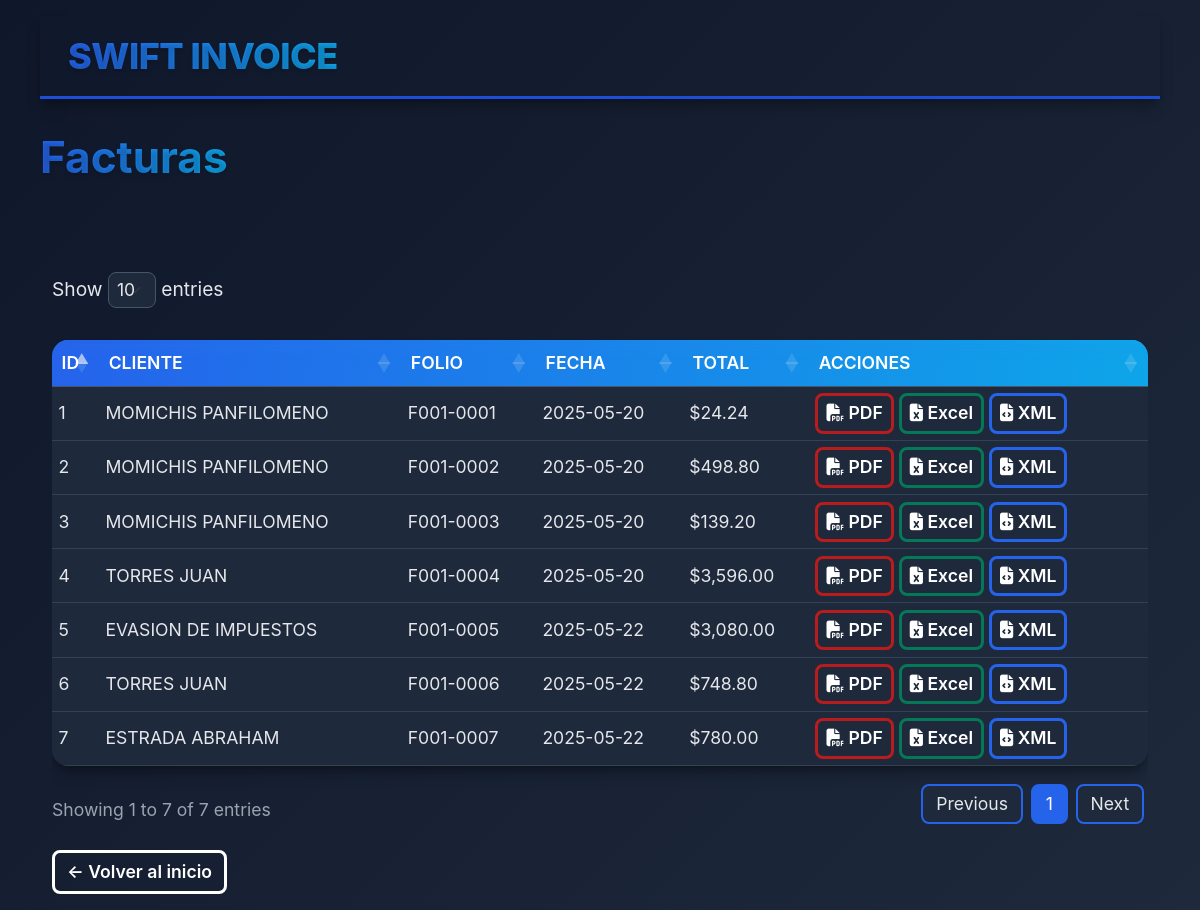
Page /modules/invoices/index.php (signed in) on the committed database.
### tables this page shows
CREATE TABLE `invoices` (
  `id` int(11) NOT NULL,
  `sale_id` int(11) NOT NULL,
  `invoice_number` varchar(20) NOT NULL,
  `invoice_date` date NOT NULL,
  `pdf_path` varchar(255) DEFAULT NULL,
  `created_at` timestamp NOT NULL DEFAULT current_timestamp()
);

CREATE TABLE `sales` (
  `id` int(11) NOT NULL,
  `client_id` int(11) NOT NULL,
  `sale_date` date NOT NULL,
  `subtotal` decimal(10,2) NOT NULL,
  `tax_percentage` decimal(5,2) NOT NULL,
  `tax_amount` decimal(10,2) NOT NULL,
  `total` decimal(10,2) NOT NULL,
  `created_at` timestamp NOT NULL DEFAULT current_timestamp(),
  `client_type` enum('person','company') NOT NULL DEFAULT 'person'
);

### modules/invoices/index.php (the view, shortened to what this page needs)
<?php
require_once '../../includes/header.php';
$db = new Database();
$conn = $db->connect();
$stmt = $conn->query("
    SELECT
        i.id,
        i.invoice_number,
        i.invoice_date,
        i.created_at,
        s.total,
        s.client_type,
        CASE
            WHEN s.client_type = 'person' THEN CONCAT(c.last_name, ' ', c.first_name)
            WHEN s.client_type = 'company' THEN co.business_name
            ELSE 'Desconocido'
        END AS client_name
    FROM invoices i
    JOIN sales s ON i.sale_id = s.id
    LEFT JOIN clients c ON s.client_type = 'person' AND s.client_id = c.id
    LEFT JOIN companies co ON s.client_type = 'company' AND s.client_id = co.id
    ORDER BY i.invoice_date DESC
");
$invoices = $stmt->fetchAll(PDO::FETCH_ASSOC);
?>
<!DOCTYPE html>
<html lang="es">
<head>
    <link href="https://cdn.jsdelivr.net/npm/bootstrap@5.3.0/dist/css/bootstrap.min.css" rel="stylesheet">
    <link rel="stylesheet" href="/swift_invoice/assets/css/tableInvoices.css">
    <link rel="stylesheet" href="https://cdn.datatables.net/1.13.6/css/dataTables.bootstrap5.min.css">
    <link rel="stylesheet" href="https://cdnjs.cloudflare.com/ajax/libs/font-awesome/6.5.0/css/all.min.css">
</head>
<body>
    <nav class="navbar navbar-expand navbar-custom py-2 sticky-top">
        <div class="container-fluid">
            <a class="navbar-brand navbar-brand-custom ms-3" href="/swift_invoice">SWIFT INVOICE</a>
        </div>
    </nav>
    <div class="card-header d-flex justify-content-between align-items-center">
        <h2 class="card-title">Facturas</h2>
    </div>
    <div class="container mt-5">
        <div class="table-responsive">
            <table id="facturasTable" class="styled-table display nowrap">
                <thead class="table-dark">
                    <tr>
                        <th>ID</th>
                        <th>Cliente</th>
                        <th>Folio</th>
                        <th>Fecha</th>
                        <th>Total</th>
                        <th>Acciones</th>
                    </tr>
                </thead>
                <tbody>
                    <?php foreach ($invoices as $invoice): ?>
                        <tr>
                            <td><?= htmlspecialchars($invoice['id']) ?></td>
                            <td><?= htmlspecialchars($invoice['client_name']) ?></td>
                            <td><?= htmlspecialchars($invoice['invoice_number']) ?></td>
                            <td><?= htmlspecialchars($invoice['invoice_date']) ?></td>
                            <td>$<?= number_format($invoice['total'], 2) ?></td>
                            <td>
                                <a href="generate.php?id=<?= $invoice['id'] ?>&format=pdf&download=1" class="btn btn-sm btn-danger" title="Descargar PDF">
                                    <i class="fa-solid fa-file-pdf"></i> PDF
                                </a>
                                <a href="generate.php?id=<?= $invoice['id'] ?>&format=xlsx&download=1" class="btn btn-sm btn-success" title="Descargar Excel">
                                    <i class="fa-solid fa-file-excel"></i> Excel
                                </a>
                                <a href="generate.php?id=<?= $invoice['id'] ?>&format=xml&download=1" class="btn btn-sm btn-primary" title="Descargar XML">
                                    <i class="fa-solid fa-file-code"></i> XML
                                </a>
                            </td>
                        </tr>
                    <?php endforeach; ?>
                </tbody>
            </table>
        </div>
        <div class="d-flex justify-content-start mt-4">
            <a href="/swift_invoice/" class="btn btn-secondary">← Volver al inicio</a>
        </div>
    </div>
    <?php require_once '../../includes/footer.php'; ?>
</body>
</html>

### assets/css/main.css (style rules this page uses)
:root { --primary: #2563eb; --primary-dark: #1d4ed8; --secondary: #0ea5e9; --text: #e5e7eb; --text-light: #9ca3af; --bg-dark: #0f172a; --card-bg: #1e293b; --border: #334155; --danger: #ef4444; --shadow: 0 10px 15px -3px rgba(0, 0, 0, 0.3), 0 4px 6px -4px rgba(0, 0, 0, 0.3); }
body { font-family: 'Segoe UI', Tahoma, Geneva, Verdana, sans-serif; margin: 0; padding: 0; background-color: var(--bg-dark); color: var(--text); }
.container { width: 100%; max-width: 1200px; margin: 0 auto; padding: 0 15px; }
.card-title { font-size: 1.3rem; font-weight: 700; margin: 0; margin-bottom: 0.5rem; }

### assets/css/dashboard.css (style rules this page uses)
:root { --primary: #2563eb; --secondary: #0ea5e9; --text: #e5e7eb; --text-light: #9ca3af; --bg-dark: #0f172a; --bg-darker: #020617; --card-bg: #1e293b; --card-hover: #334155; --border-dark: #334155; --shadow: 0 10px 32px 0 rgba(20, 30, 45, 0.45); --shadow-hover: 0 16px 36px 0 rgba(37,99,235,0.19); --radius-lg: 1.7rem; --radius-xl: 2.5rem; }
body, .dashboard-container { background: linear-gradient(135deg, #0f172a 0%, #1e293b 100%) !important; min-height: 100vh; color: var(--text); }
.card-title { font-size: 1.55rem; font-weight: 700; margin-bottom: 1rem; color: var(--text); }

### rows in the picture
invoices: id "5", client_name "EVASION DE IMPUESTOS", invoice_number "F001-0005", invoice_date "2025-05-22", sale.total "3,080.00"
invoices: id "6", client_name "TORRES JUAN", invoice_number "F001-0006", invoice_date "2025-05-22", sale.total "748.80"
invoices: id "7", client_name "ESTRADA ABRAHAM", invoice_number "F001-0007", invoice_date "2025-05-22", sale.total "780.00"
invoices: id "1", client_name "MOMICHIS PANFILOMENO", invoice_number "F001-0001", invoice_date "2025-05-20", sale.total "24.24"
invoices: id "2", client_name "MOMICHIS PANFILOMENO", invoice_number "F001-0002", invoice_date "2025-05-20", sale.total "498.80"
invoices: id "3", client_name "MOMICHIS PANFILOMENO", invoice_number "F001-0003", invoice_date "2025-05-20", sale.total "139.20"
invoices: id "4", client_name "TORRES JUAN", invoice_number "F001-0004", invoice_date "2025-05-20", sale.total "3,596.00"
